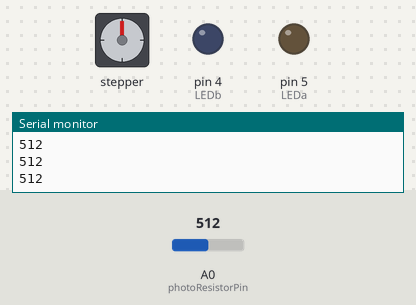
Bench run of a sketch on a simulated Arduino Uno, built with avr-gcc and run on an emulated ATmega328P. Parts: stepper motor, output pins drawn as LEDs (lit = HIGH), the last lines printed to the serial monitor. Inputs (shaded band) come from the test bench; at power-on: A0 (photoResistorPin) = 512. Stepper angles assume 200 steps per turn.

Above: at 1.2 s.
1.3 s: A0 (photoResistorPin) set to 3
2.8 s: A0 (photoResistorPin) set to 0
At 2.95 s:
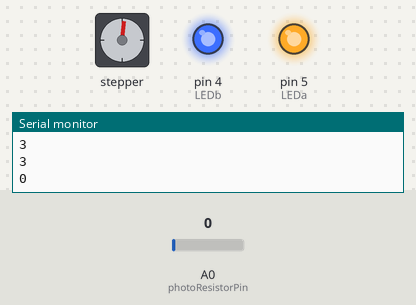
At 3.86 s:
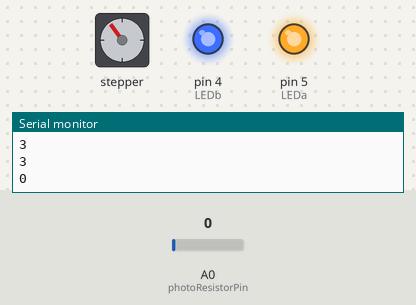
Timing chart, 0 to 25.9 s (numbered marks = the images above; inputs shaded):
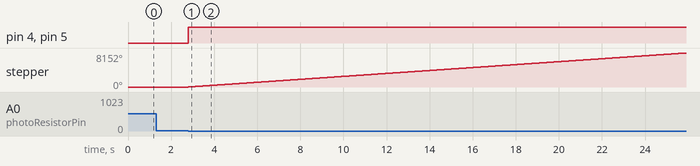

The sketch:

owl_Final.ino
```cpp
//Shequana_Garnett/Final/Owl
#include <Stepper.h>
const int photoResistorPin = A0;
int stepperRot = 200;
const int LEDa = 5;
const int LEDb = 4;
byte val; // stores data received from serial port
Stepper stepper(stepperRot, 6, 9, 10, 11);

void setup()
{
  pinMode(LEDa, OUTPUT); // set pin as output
  pinMode(LEDb, OUTPUT); // set pin as output
  stepper.setSpeed(60);
  Serial.begin(9600);
}

void loop() {
  if (Serial.available()) { // If data is available to read
    val = Serial.read(); // read it and store it in val
  }
  int photoPinVal = analogRead(photoResistorPin);
  Serial.println(photoPinVal);
  if (photoPinVal <= 1 || val == 1) {
    { digitalWrite(LEDa, HIGH);
      digitalWrite(LEDb, HIGH);
      stepperFun_Left();
    }
  }
  else if (photoPinVal <= 1 || val == 2) {
    digitalWrite(LEDa, HIGH);
    digitalWrite(LEDb, HIGH);
    stepperFun_Right();
  } else if (photoPinVal >= 5 ||val == 3) {
    digitalWrite(LEDa, LOW);
    digitalWrite(LEDb, LOW);
    stepperRot = 0;
  }
}


void stepperFun_Left() {
  for (stepperRot = 180; stepperRot > 0; stepperRot--) {
    stepper.step(stepperRot);
    delay(10);
  }
}

void stepperFun_Right() {
  for (stepperRot = 0; stepperRot < 180; stepperRot++) {
    stepper.step(stepperRot);
    delay(10);
  }

}
```

Measured:
- the behaviour switches between 2 and 1 on A0 (photoResistorPin) (found by bisection; images 0 and 1)
- after the input at 2.8 s, pin 4 (LEDb), pin 5 (LEDa): LOW → HIGH at once; stepper: keeps turning clockwise at about 353°/s, starting at once
